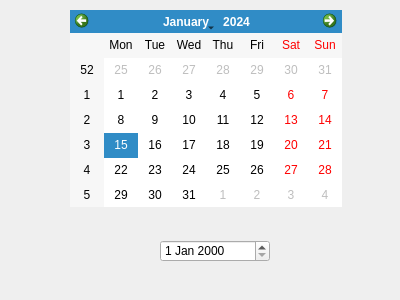
<?xml version="1.0" encoding="UTF-8"?>
<ui version="4.0">
 <class>Dialog</class>
 <widget class="QDialog" name="Dialog">
  <property name="geometry">
   <rect>
    <x>0</x>
    <y>0</y>
    <width>400</width>
    <height>300</height>
   </rect>
  </property>
  <property name="windowTitle">
   <string>Dialog</string>
  </property>
  <widget class="QCalendarWidget" name="calendarWidget">
   <property name="geometry">
    <rect>
     <x>70</x>
     <y>10</y>
     <width>272</width>
     <height>197</height>
    </rect>
   </property>
  </widget>
  <widget class="QDateEdit" name="dateEdit">
   <property name="geometry">
    <rect>
     <x>160</x>
     <y>240</y>
     <width>110</width>
     <height>22</height>
    </rect>
   </property>
  </widget>
 </widget>
 <resources/>
 <connections/>
</ui>
